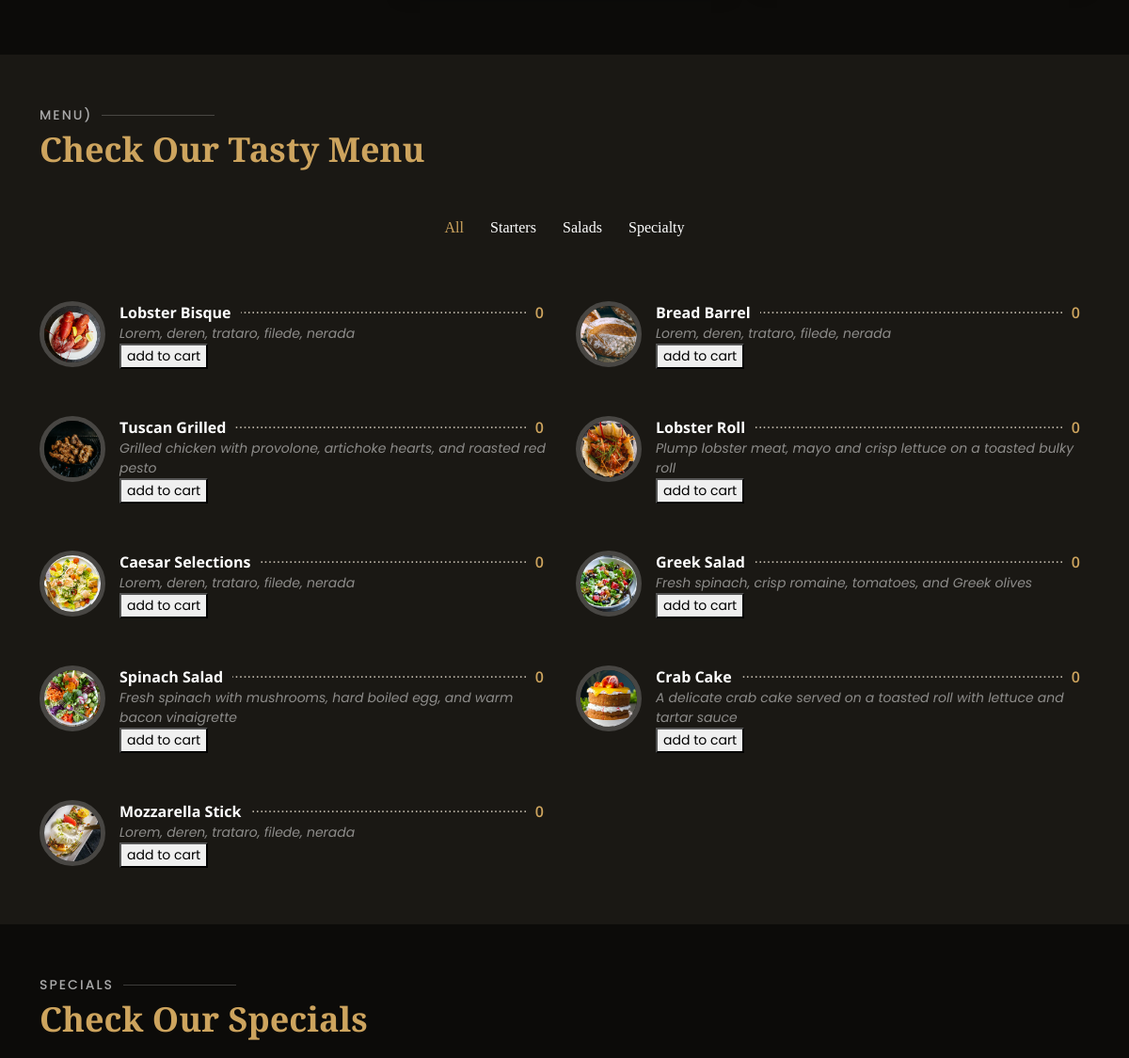
The app's page / (middle part), older data.
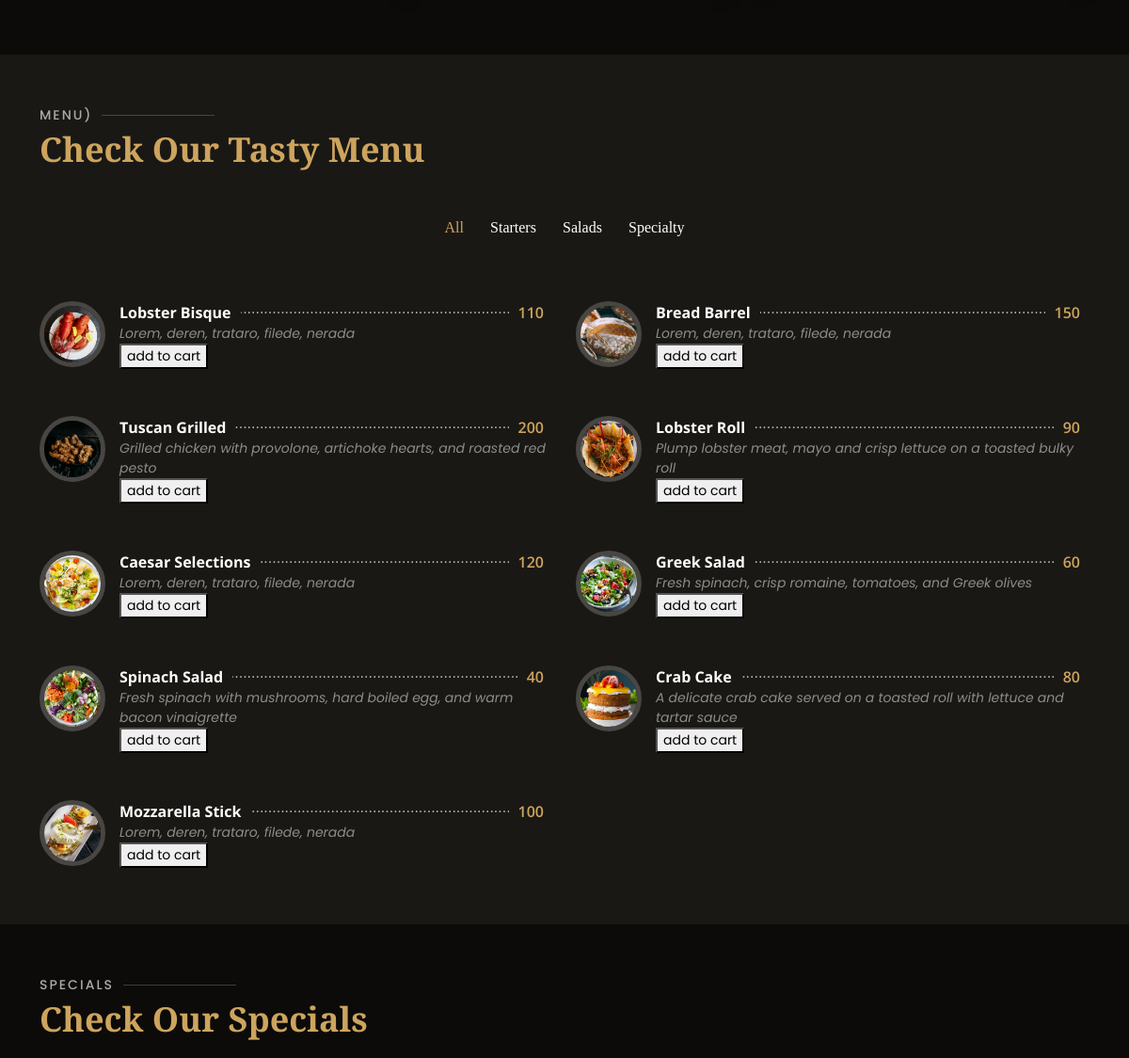
The same page, newer data.
### canteen/models.py (models this page shows, shortened)
class Product(models.Model):
    product_id = models.AutoField
    product_name = models.CharField(max_length=50)
    category = models.CharField(max_length=50, default="")
    subcategory = models.CharField(max_length=50, default="")
    price = models.IntegerField(default=0)
    desc = models.CharField(max_length=300)
    pub_date = models.DateField()
    image = models.ImageField(upload_to='ResturantImage', default="")

### canteen/views.py (the view)
# urls.py: path("", views.index, name='home') ,
def index(request):
    products = Product.objects.all()
    n = len(products)
    if request.user.is_authenticated:
        orders = Order.objects.filter(user=request.user)
        params = {'product_list': products, 'order_list': orders}
    else:
        params = {'product_list': products}
    return render(request, "index.html", params)

### templates/index.html (shortened to what this page needs)
{% load static %}
<!DOCTYPE html>
<html lang="en">
<head>
  <link href="{% static "assets/vendor/animate.css/animate.min.css" %}" rel="stylesheet">
  <link href="{% static "assets/vendor/bootstrap/css/bootstrap.min.css" %}" rel="stylesheet">
  <link href="{% static "assets/vendor/bootstrap-icons/bootstrap-icons.css" %}" rel="stylesheet">
  <link href="{% static "assets/vendor/boxicons/css/boxicons.min.css" %}" rel="stylesheet">
  <link href="{% static "assets/vendor/glightbox/css/glightbox.min.css" %}" rel="stylesheet">
  <link href="{% static "assets/vendor/swiper/swiper-bundle.min.css" %}" rel="stylesheet">
  <link href="{% static "assets/css/style.css" %}" rel="stylesheet">
</head>
<body>
  <main id="main">
    <section id="why-us" class="why-us">
    </section>
  <section id="menu" class="menu section-bg">
    <div class="container" data-aos="fade-up">
      <div class="section-title">
        <h2>Menu</span>)</h2>
        <p>Check Our Tasty Menu</p>
      </div>
      <div class="row" data-aos="fade-up" data-aos-delay="100">
        <div class="col-lg-12 d-flex justify-content-center">
          <ul id="menu-flters">
            <li data-filter="*" class="filter-active">All</li>
            <li data-filter=".starters">Starters</li>
            <li data-filter=".salads">Salads</li>
            <li data-filter=".specialty">Specialty</li>
          </ul>
        </div>
      </div>
      <div class="row menu-container" data-aos="fade-up" data-aos-delay="200">
        {% for product in product_list %}
        <div class="col-lg-6 menu-item {{ product.category }}">
          <img src='/media/{{product.image}}' class="menu-img" alt="">
          <div class="menu-content">
            <a href="#">{{ product.product_name }}</a><span>{{ product.price }}</span>
          </div>
          <div class="menu-ingredients">
            {{ product.desc }}
          </div>
          <div class="menu-ingredients cart-style">
            <button id="{{ product.id }}" class="cart" data-name="{{ product.product_name }}" data-img="{{ product.image }}">add to cart</button>
          </div>
        </div>
        {% endfor %}
      </div>
    </div>
  </section>
  <section id="specials" class="specials">
      <div class="container" data-aos="fade-up">
          <div class="section-title">
        <h2>Specials</h2>
        <p>Check Our Specials</p>
      </div>
    </div>
  </section>
  </main>
</body>
</html>

### static/assets/css/style.css (style rules this page uses)
body { font-family: "Open Sans", sans-serif; background: #0c0b09; color: #fff; }
a { color: #cda45e; text-decoration: none; }
h1, h2, h3, h4, h5, h6 { font-family: "Playfair Display", serif; }
section { padding: 60px 0; overflow: hidden; }
.section-bg { background-color: #1a1814; }
.section-title { padding-bottom: 40px; }
.section-title h2 { font-size: 14px; font-weight: 500; padding: 0; line-height: 1px; margin: 0 0 5px 0; letter-spacing: 2px; text-transform: uppercase; color: #aaaaaa; font-family: "Poppins", sans-serif; }
.section-title h2::after { content: ""; width: 120px; height: 1px; display: inline-block; background: rgba(255, 255, 255, 0.2); margin: 4px 10px; }
.section-title p { margin: 0; margin: 0; font-size: 36px; font-weight: 700; font-family: "Playfair Display", serif; color: #cda45e; }
.menu #menu-flters { padding: 0; margin: 0 auto 0 auto; list-style: none; text-align: center; border-radius: 50px; }
.menu #menu-flters li { cursor: pointer; display: inline-block; padding: 8px 12px 10px 12px; font-size: 16px; font-weight: 500; line-height: 1; color: #fff; margin-bottom: 10px; transition: all ease-in-out 0.3s; border-radius: 50px; font-family: "Playfair Display", serif; }
.menu #menu-flters li:hover, .menu #menu-flters li.filter-active { color: #cda45e; }
.menu #menu-flters li:last-child { margin-right: 0; }
.menu .menu-item { margin-top: 50px; }
.menu .menu-img { width: 70px; border-radius: 50%; float: left; border: 5px solid rgba(255, 255, 255, 0.2); }
.menu .menu-content { margin-left: 85px; overflow: hidden; display: flex; justify-content: space-between; position: relative; }
.menu .menu-content::after { content: "......................................................................""....................................................................""...................................................................."; position: absolute; left: 20px; right: 0; top: -4px; z-index: 1; color: #bab3a6; font-family: Arial, "Helvetica Neue", Helvetica, sans-serif; }
.menu .menu-content a { padding-right: 10px; background: #1a1814; position: relative; z-index: 3; font-weight: 700; color: white; transition: 0.3s; }
.menu .menu-content span { background: #1a1814; position: relative; z-index: 3; padding: 0 10px; font-weight: 600; color: #cda45e; }
.menu .menu-ingredients { margin-left: 85px; font-style: italic; font-size: 14px; font-family: "Poppins", sans-serif; color: rgba(255, 255, 255, 0.5); }
.specials { overflow: hidden; }

Row changes from the older to the newer data that the page shows:
changed Product "Lobster Bisque": price "0" → "110"
changed Product "Bread Barrel": price "0" → "150"
changed Product "Tuscan Grilled": price "0" → "200"
changed Product "Lobster Roll": price "0" → "90"
changed Product "Caesar Selections": price "0" → "120"
changed Product "Greek Salad": price "0" → "60"
changed Product "Spinach Salad": price "0" → "40"
changed Product "Crab Cake": price "0" → "80"
changed Product "Mozzarella Stick": price "0" → "100"
